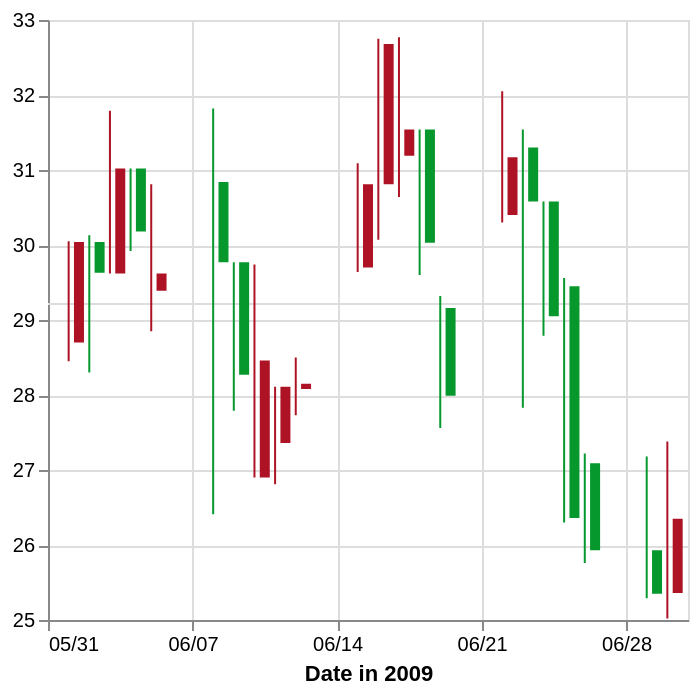

Vega-Lite specification for this chart:
### Vega-Lite specification from a JSON file in a GitHub repository (floating-point values rounded to 4 significant figures)
{"$schema": "https://vega.github.io/schema/vega-lite/v2.json", "data": {"values": [{"close": 30.04, "date": "01-Jun-2009", "high": 30.05, "low": 28.45, "open": 28.7, "ret": -4.894, "signal": "short"}, {"close": 29.63, "date": "02-Jun-2009", "high": 30.13, "low": 28.3, "open": 30.04, "ret": -0.3226, "signal": "short"}, {"close": 31.02, "date": "03-Jun-2009", "high": 31.79, "low": 29.62, "open": 29.62, "ret": 3.687, "signal": "short"}, {"close": 30.18, "date": "04-Jun-2009", "high": 31.02, "low": 29.92, "open": 31.02, "ret": 4.51, "signal": "short"}, {"close": 29.62, "date": "05-Jun-2009", "high": 30.81, "low": 28.85, "open": 29.39, "ret": 6.084, "signal": "short"}, {"close": 29.77, "date": "08-Jun-2009", "high": 31.82, "low": 26.41, "open": 30.84, "ret": 1.254, "signal": "short"}, {"close": 28.27, "date": "09-Jun-2009", "high": 29.77, "low": 27.79, "open": 29.77, "ret": -5.024, "signal": "short"}, {"close": 28.46, "date": "10-Jun-2009", "high": 29.74, "low": 26.9, "open": 26.9, "ret": -5.466, "signal": "short"}, {"close": 28.11, "date": "11-Jun-2009", "high": 28.11, "low": 26.81, "open": 27.36, "ret": -8.374, "signal": "short"}, {"close": 28.15, "date": "12-Jun-2009", "high": 28.5, "low": 27.73, "open": 28.08, "ret": -5.528, "signal": "short"}, {"close": 30.81, "date": "15-Jun-2009", "high": 31.09, "low": 29.64, "open": 29.7, "ret": 3.492, "signal": "long"}, {"close": 32.68, "date": "16-Jun-2009", "high": 32.75, "low": 30.07, "open": 30.81, "ret": 0.155, "signal": "short"}, {"close": 31.54, "date": "17-Jun-2009", "high": 32.77, "low": 30.64, "open": 31.19, "ret": 5.828, "signal": "short"}, {"close": 30.03, "date": "18-Jun-2009", "high": 31.54, "low": 29.6, "open": 31.54, "ret": 8.176, "signal": "short"}, {"close": 27.99, "date": "19-Jun-2009", "high": 29.32, "low": 27.56, "open": 29.16, "ret": 8.599, "signal": "short"}, {"close": 31.17, "date": "22-Jun-2009", "high": 32.05, "low": 30.3, "open": 30.4, "ret": 15.49, "signal": "short"}, {"close": 30.58, "date": "23-Jun-2009", "high": 31.54, "low": 27.83, "open": 31.3, "ret": 11.74, "signal": "short"}, {"close": 29.05, "date": "24-Jun-2009", "high": 30.58, "low": 28.79, "open": 30.58, "ret": -10.42, "signal": "long"}, {"close": 26.36, "date": "25-Jun-2009", "high": 29.56, "low": 26.3, "open": 29.45, "ret": 0, "signal": "long"}, {"close": 25.93, "date": "26-Jun-2009", "high": 27.22, "low": 25.76, "open": 27.09, "ret": 0, "signal": "long"}, {"close": 25.35, "date": "29-Jun-2009", "high": 27.18, "low": 25.29, "open": 25.93, "ret": 5.263, "signal": "long"}, {"close": 26.35, "date": "30-Jun-2009", "high": 27.38, "low": 25.02, "open": 25.36, "ret": 6.738, "signal": "long"}]}, "description": "A candlestick chart inspired from Protovis(http://mbostock.github.io/protovis/ex/candlestick.html)", "layer": [{"encoding": {"color": {"value": "fff"}, "y": {"aggregate": "mean", "axis": {"title": ""}, "field": "mid", "scale": {"zero": false}, "type": "quantitative"}}, "mark": "rule"}, {"encoding": {"color": {"field": "isIncrease", "legend": null, "scale": {"range": ["#ae1325", "#06982d"]}, "type": "nominal"}, "x": {"axis": {"format": "%m/%d", "labelAngle": 0, "title": "Date in 2009"}, "field": "date", "scale": {"domain": [{"date": 31, "month": 5, "year": 2009}, {"date": 1, "month": 7, "year": 2009}]}, "timeUnit": "yearmonthdate", "type": "temporal"}, "y": {"field": "low", "type": "quantitative"}, "y2": {"field": "high", "type": "quantitative"}}, "mark": "rule"}, {"encoding": {"color": {"field": "isIncrease", "legend": null, "scale": {"range": ["#ae1325", "#06982d"]}, "type": "nominal"}, "size": {"value": 5}, "x": {"field": "date", "timeUnit": "yearmonthdate", "type": "temporal"}, "y": {"field": "open", "type": "quantitative"}, "y2": {"field": "close", "type": "quantitative"}}, "mark": "bar"}], "transform": [{"as": "isIncrease", "calculate": "datum.open > datum.close"}, {"as": "mid", "calculate": "(datum.open + datum.close)/2"}], "width": 320}
